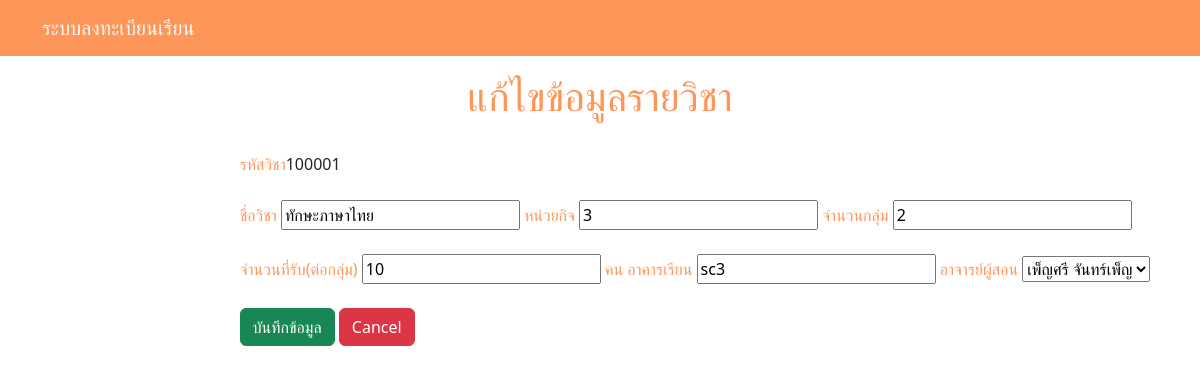
The app's page /form/Course_editForm.php?couID=100001 with its own data.
### tables this page shows
CREATE TABLE `course` (
  `cou_id` varchar(6) NOT NULL,
  `cou_name` varchar(30) NOT NULL,
  `cou_credit` int(1) NOT NULL,
  `cou_num_of_group` int(20) NOT NULL,
  `cou_num_of_student` int(10) NOT NULL,
  `cou_building` varchar(30) NOT NULL,
  `sche_Emp_id` int(8) NOT NULL
);

### form/Course_editForm.php (the view, shortened to what this page needs)
<?php
include '../conn.php';
?>
<!DOCTYPE html>
<html lang="en">
<head>
    <link href="https://cdn.jsdelivr.net/npm/bootstrap@5.3.0-alpha1/dist/css/bootstrap.min.css" rel="stylesheet"
>
</head>
<body>
    <nav class="navbar navbar-expand-lg fixed-top" style="background-color: #fe965a;">
        <div class="container">
            <a class="navbar-brand text-light" href="../index.php">ระบบลงทะเบียนเรียน</a>
            <div class="collapse navbar-collapse" id="navbarResponsive">
                <ul class="navbar-nav ms-auto justify-content-end">
                    <li class="nav-item <?=$active_admin?>">
                        <a class="nav-link text-light" href="overview.php"></a></li>
                </ul>
            </div>
        </div>
    </nav>
    <div class="container py-5">
        <br>
        <div class="col-md-auto">
        <h1 class="text-center" style="color: #fe965a;">แก้ไขข้อมูลรายวิชา</h1><br>
        </div>
            <div class="row justify-content-md-center">
                <div class="col col-lg-2"></div>
                <div class="col-md-auto">
                <?php
                $id = $_GET['couID'];
                $sql = "SELECT * FROM course
                INNER JOIN sche_employee ON course.sche_Emp_id = sche_employee.sche_Emp_id
                INNER JOIN employee ON sche_employee.user_id = employee.user_id
                WHERE cou_id = $id";
                $query = mysqli_query($conn, $sql);
                $result = mysqli_fetch_array($query, MYSQLI_ASSOC);
                ?>
                    <form action="../funtion/Course_edit.php" method="post">
                        <label style="color: #fe965a;">รหัสวิชา</label>
                        <?php echo $result["cou_id"]; ?><br>
                        <br>
                        <label style="color: #fe965a;">ชื่อวิชา</label>
                        <input type="text" name="cou_name" value="<?php echo $result["cou_name"];?>" require>
                        <label style="color: #fe965a;">หน่วยกิจ</label>
                        <input type="number" name="cou_num" maxlength="1"  value="<?php echo $result["cou_credit"];?>" require>
                        <label style="color: #fe965a;">จำนวนกลุ่ม</label>
                        <input type="number"  name="cou_sec" value="<?php echo $result["cou_num_of_group"];?>" require><br>
                        <br>
                        <label style="color: #fe965a;">จำนวนที่รับ(ต่อกลุ่ม)</label>
                        <input type="text"  name="cou_secpergroup" value="<?php echo $result["cou_num_of_student"];?>" require> <label style="color: #fe965a;" > คน</label>
                        <label style="color: #fe965a;">อาคารเรียน</label>
                        <input type="text"  name="cou_building" value="<?php echo $result["cou_building"];?>" require></label>
                        <label style="color: #fe965a;">อาจารย์ผู้สอน</label>
                        <select name="sche_Emp_id">
                        <?php $sql = "SELECT * FROM sche_employee
                        INNER JOIN employee ON sche_employee.user_id = employee.user_id";
                        $result = mysqli_query($conn, $sql);
                        while ($row = mysqli_fetch_assoc($result)): ?>
                        <option value="<?php echo $row['sche_Emp_id']; ?>">
                        <?php echo $row['emp_fname']." ".$row['emp_lname']; ?></option>
                        <?php endwhile; ?>
                        </select>
                        <br>
                        <br>
                        <button style="color: white;" class="btn btn-success" type="submit" name="submit" value="submit">บันทึกข้อมูล</button>
                        <a href="../Course_show.php" class="btn btn-danger">Cancel</a>
                        </div>
                </div>
        </div>
    </body>
</html>

### records on screen
course: cou_id "100001", cou_name "ทักษะภาษาไทย", cou_num "3", cou_sec "2", cou_secpergroup "10", cou_building "sc3"

### other values on screen
form field sche_Emp_id "เพ็ญศรี จันทร์เพ็ญ"
